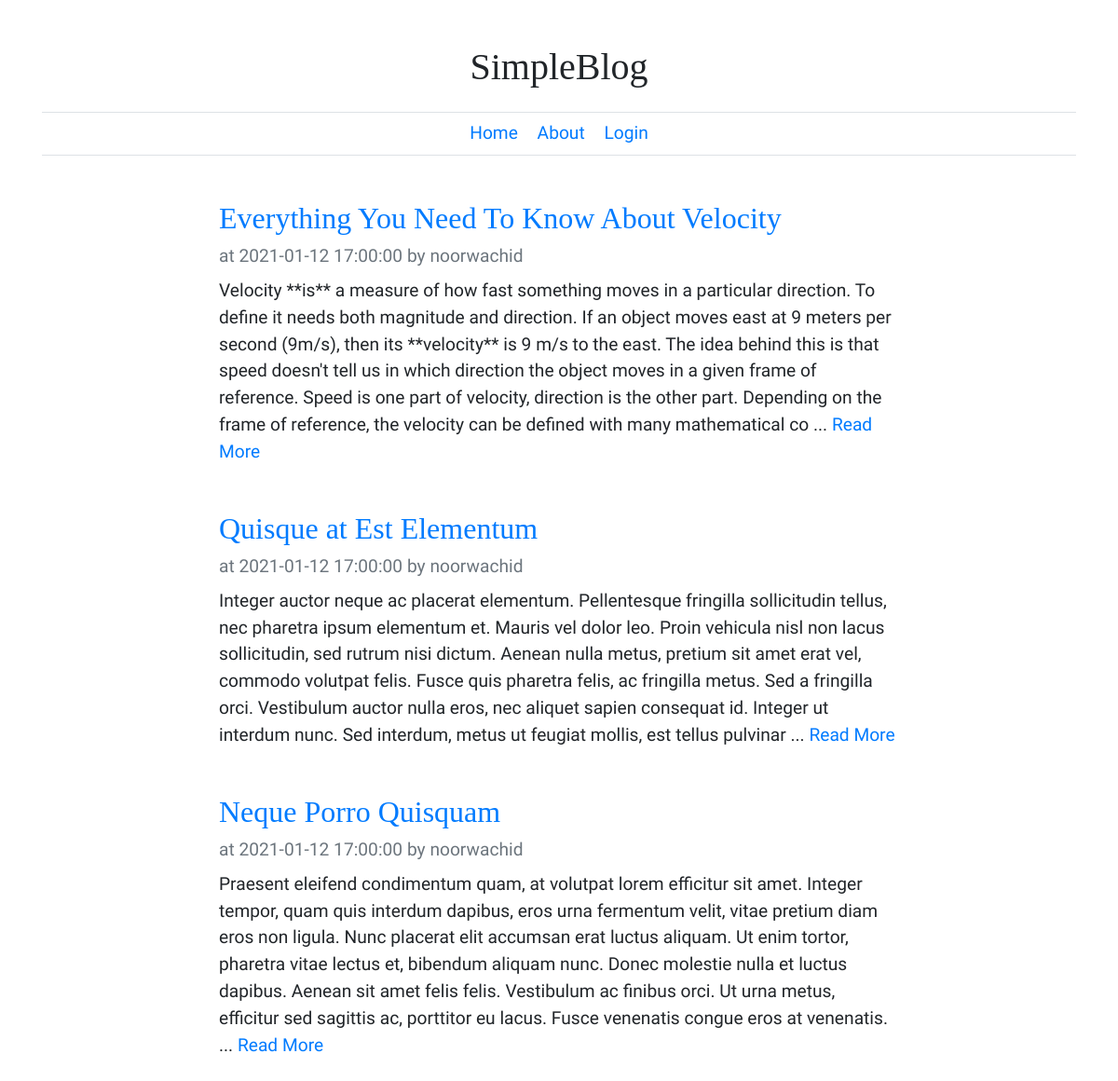
The page / on the database its author committed.
### tables this page shows
CREATE TABLE `posts` (
  `id` int(11) AUTO_INCREMENT,
  `user_id` int(11),
  `title` varchar(512),
  `content` text,
  `created_at` timestamp DEFAULT current_timestamp(),
  `updated_at` timestamp DEFAULT current_timestamp(),
  PRIMARY KEY (`id`),
  FOREIGN KEY (`user_id`) REFERENCES `users` (`id`)
);

CREATE TABLE `users` (
  `id` int(11) AUTO_INCREMENT,
  `username` varchar(100),
  `password` varchar(1024),
  PRIMARY KEY (`id`),
  UNIQUE (`username`)
);

### application/controllers/Post.php (called while the page is built, shortened)
<?php
class Post extends CI_Controller
{
    public function __construct()
    {
        $this->load->model("PostModel");
    }
    public function public_get_all()
    {
        $posts = $this->PostModel->get_all();
        $this->load->view("home", ["posts" => $posts]);
    }
}

### index.php (called while the page is built, shortened)
<?php
require_once BASEPATH.'core/CodeIgniter.php';

### application/models/PostModel.php (called while the page is built, shortened)
<?php
class PostModel extends CI_Model
{
    public function get_all()
    {
        $db = $this->db;
        $db->select("posts.id, title, content, created_at, username");
        $db->from("posts");
        $db->order_by("created_at", "desc");
        $db->join("users", "users.id = user_id");
        return $db->get()->result();
    }
}

### application/views/home.php (the view, shortened to what this page needs)
<!DOCTYPE html>
<html lang="en">
<head>
    <link rel="stylesheet" href="<?php echo base_url("assets/bootstrap.min.css") ?>">
</head>
<body class="container">
    <div class="my-5 text-center">
        <h1><?php echo SITE_NAME ?></h1>
        <div class="border-top border-bottom my-4 py-2">
            <a class="mx-2" href="<?php echo site_url() ?>">Home</a>
            <a class="mx-2" href="<?php echo site_url("about") ?>">About</a>
            <a class="mx-2" href="<?php echo site_url("login") ?>">Login</a>
        </div>
    </div>
    <div class="row justify-content-center">
        <div class="col-md-8">
        <?php foreach ($posts as $post): ?>
        <?php $url = site_url("post/" . $post->id) ?>
        <div class="mb-5">
            <a href="<?php echo $url ?>"><h2><?php echo $post->title ?></h2></a>
            <div class="text-secondary mb-2">
                at <?php echo $post->created_at ?>
                by <?php echo $post->username ?>
            </div>
            <div>
                <?php echo substr($post->content, 0, 500) ?>
                <?php if (strlen($post->content) > 500): ?>
                    ... <a href="<?php echo $url ?>">Read More</a>
                <?php endif ?>
            </div>
        </div>
        <?php endforeach ?>
    </div>
</body>
</html>

### application/views/home.php (style rules this page uses)
body { font-family: 'Abel', sans-serif; font-size: 1.2rem; }
h1, h2 { font-family: 'Bodoni Moda', serif; }

### rows shown on the page
posts: title "Everything You Need To Know About Velocity", created_at "2021-01-12 17:00:00", user.username "noorwachid", content "Velocity **is** a measure of how fast something moves in a particular direction. To define it needs both magnitude and direction. If an object moves east at 9 meters per second (9m/s), then its **velocity** is 9 m/s to the east. The idea behind this is that speed doesn't tell us in which direction the object moves in a given frame of reference. Speed is one part of velocity, direction is the other part. Depending on the frame of reference, the velocity can be defined with many mathematical co"
posts: title "Quisque at Est Elementum", created_at "2021-01-12 17:00:00", user.username "noorwachid", content "Integer auctor neque ac placerat elementum. Pellentesque fringilla sollicitudin tellus, nec pharetra ipsum elementum et. Mauris vel dolor leo. Proin vehicula nisl non lacus sollicitudin, sed rutrum nisi dictum. Aenean nulla metus, pretium sit amet erat vel, commodo volutpat felis. Fusce quis pharetra felis, ac fringilla metus. Sed a fringilla orci. Vestibulum auctor nulla eros, nec aliquet sapien consequat id. Integer ut interdum nunc. Sed interdum, metus ut feugiat mollis, est tellus pulvinar"
posts: title "Neque Porro Quisquam", created_at "2021-01-12 17:00:00", user.username "noorwachid", content "Praesent eleifend condimentum quam, at volutpat lorem efficitur sit amet. Integer tempor, quam quis interdum dapibus, eros urna fermentum velit, vitae pretium diam eros non ligula. Nunc placerat elit accumsan erat luctus aliquam. Ut enim tortor, pharetra vitae lectus et, bibendum aliquam nunc. Donec molestie nulla et luctus dapibus. Aenean sit amet felis felis. Vestibulum ac finibus orci. Ut urna metus, efficitur sed sagittis ac, porttitor eu lacus. Fusce venenatis congue eros at venenatis."

### other values the page prints
SITE_NAME "SimpleBlog"
